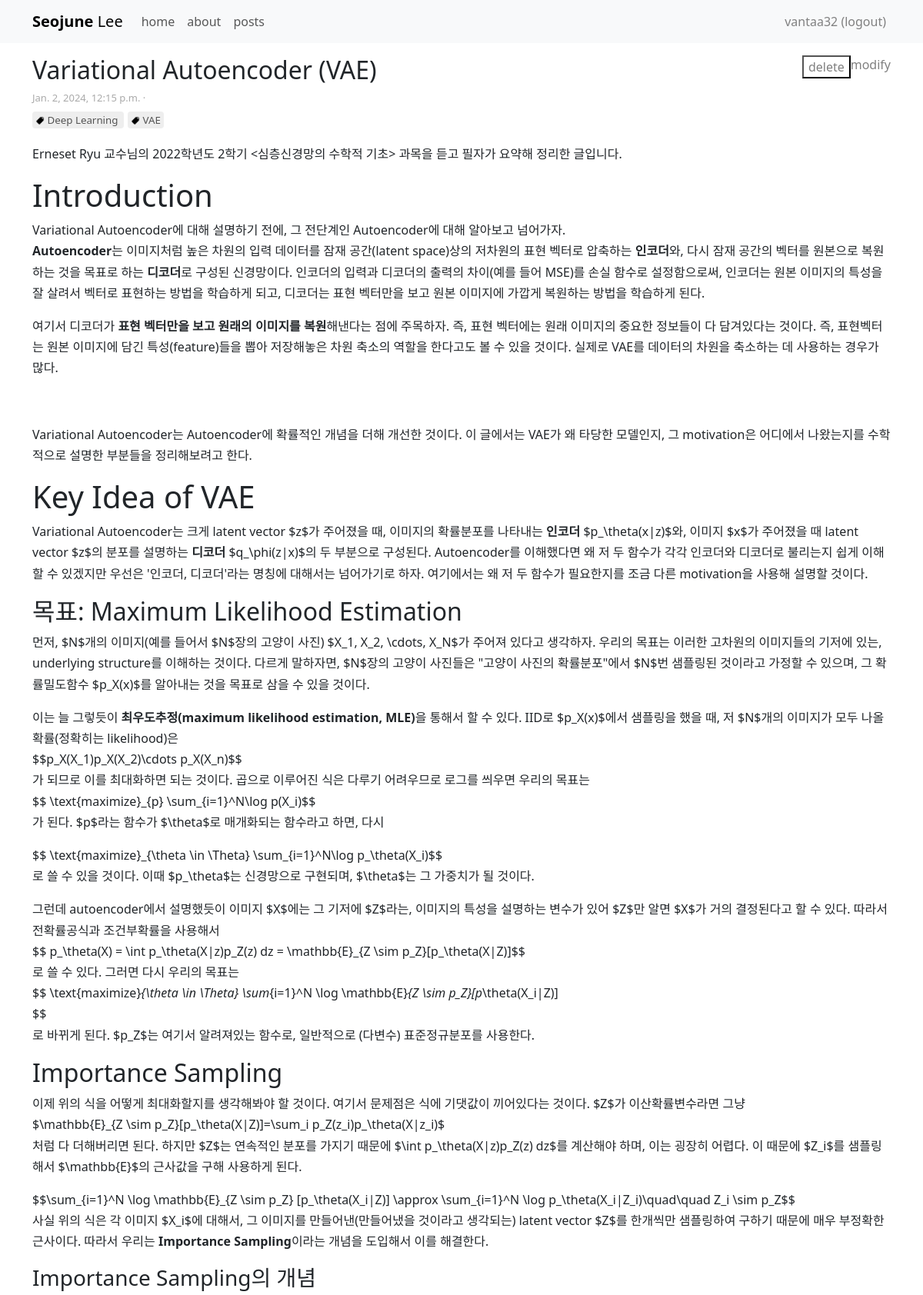
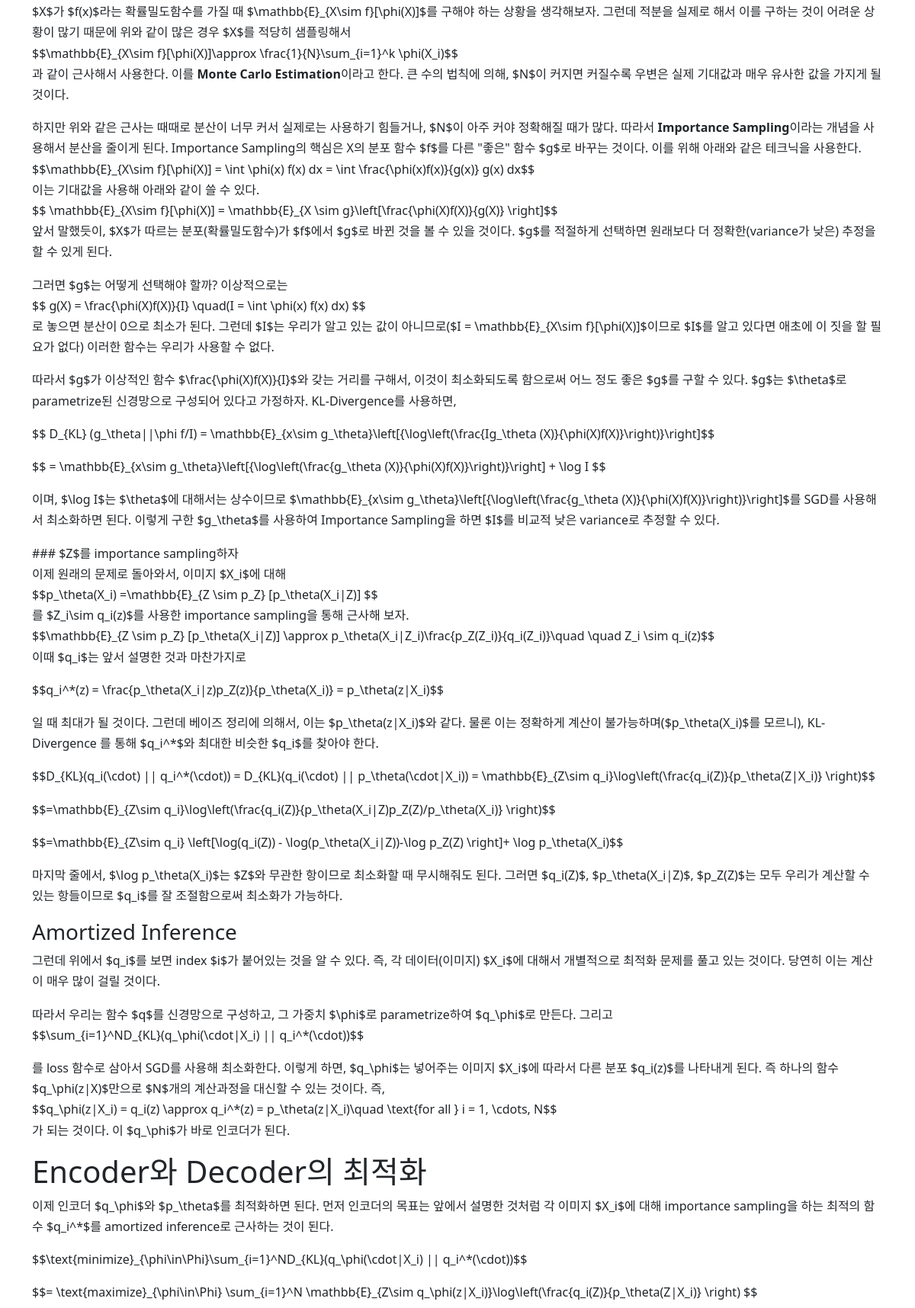
The app's page /post/variational-autoencoder-vae (signed in, upper part) with its own data (2 pictures, top to bottom).
### blogapp/models.py (models this page shows, shortened)
class Post(models.Model):
    title = models.CharField(max_length=100)
    slug = AutoSlugField(unique=True, populate_from='title', null=False)
    content = models.TextField()
    author = models.ForeignKey(settings.AUTH_USER_MODEL, on_delete=models.CASCADE, related_name="posts")
    tags = TaggableManager(blank=True)
    created_at = models.DateTimeField(auto_now_add=True)
    special_post = models.BooleanField(default=False)   # about이나 main에 들어가는 특별한 글인지 여부

### blogapp/views.py (the view)
# urls.py: path('post/<slug:slug>', PostView.as_view(), name="post"),
class PostView(DetailView):
    model = Post
    template_name = 'blogapp/post_detail.html'

### blogapp/templatetags/markdown_extras.py (called while the page is built)
@register.filter()
@stringfilter
def markdown(content):
    content = re.sub(r'\$(.*)\$', lambda match: match.group(0).replace('_', '<mathsubscript>'), content)
    html_content = md.markdown(content, extensions=[
        'markdown.extensions.fenced_code',
        'markdown.extensions.codehilite',
        'markdown.extensions.nl2br',
        ])
    html_content = html_content.replace('<mathsubscript>', '_')
    return html_content

### blogapp/templatetags/read_time.py (called while the page is built)
def read(html):
    return of_html(html)

### templates/blogapp/post_detail.html (shortened to what this page needs)
{% extends "base.html" %}
{% load markdown_extras %}
{% load read_time %}
{% load static %}
{% block content %}
<div class="container py-3 post-detail">
    <div class="post-detail-header">
        <div style="display: flex; flex-direction: row;">
            <h2>{{post.title}}</h2>
            {% if user.is_authenticated %}
            <form method="POST" action="{% url 'blog:delete_post' post.slug %}" style="margin-left: auto;">
                <button class="delete-post" type="submit">delete</button>
            </form>
            <a class="delete-post ms-0" href="{% url 'blog:modify_post' post.slug %}" >modify</a>
            {% endif %}
        </div>
        <p class="post-time">{{post.created_at}} · {{post.content | readtime}}</p>
        {% for tag in post.tags.all %}
        <a href="{% url 'blog:tagged' tag.slug %}" class="tag">
            <img src="{% static 'icons/tag.png' %}" style="height: 12px; width: 12px;">
            {{ tag }}
        </a>
        {% endfor %}
    </div>
    <div class="post-detail-content">
        {{post.content | markdown | safe}}
    </div>
</div>
<link rel="stylesheet" href="https://cdn.jsdelivr.net/npm/katex@0.12.0/dist/katex.min.css">
{% endblock %}

### templates/base.html (shortened to what this page needs)
{% load static %}
<!DOCTYPE HTML>
<html>
    <head>
        </head>
    <body>
        <nav class="navbar navbar-expand-lg navbar-light bg-light">
            <div class="container-fluid container">
              <a class="navbar-brand"><b>Seojune</b> Lee</a>
              <div class="collapse navbar-collapse" id="navbarNavDropdown">
                <ul class="navbar-nav">
                    <li class="nav-item">
                        <a class="nav-link" href='/'>home</a>
                    </li>
                    <li class="nav-item">
                        <a class="nav-link" href='/about'>about</a>
                    </li>
                    <li class="nav-item">
                        <a class="nav-link" href='/posts'>posts</a>
                    </li>
                </ul>
                <span class="nav-item ms-auto">
                    <ul class="navbar-nav">
                        <li class="nav-item">
                            {% if user.is_authenticated %}
                                <form method="post" action="{% url 'users:logout' %}">
                                    <button type="submit"
                                    style="background-color: inherit; border: none; color: gray; font-weight:normal;"
                                    > {{user.username}} (logout)</button>
                                </form>
                            {% endif %}
                        </li>
                    </ul>
                </span>
              </div>
            </div>
          </nav>
    {% block content %}
    {% endblock %}
    </body>
    <link href="https://cdn.jsdelivr.net/npm/bootstrap@5.3.2/dist/css/bootstrap.min.css" rel="stylesheet">
    <link href="{% static 'style.css' %}" rel="stylesheet">
    <link href="{% static 'code_style.css' %}" rel="stylesheet" type="text/css">
</html>

### static/style.css (style rules this page uses)
:root { --main-theme-color: #3693be; }
.tag { font-size: smaller; color: #555; text-decoration: none; padding: 2px 4px; border-radius: 4px; background-color: #EEE; margin-right: 5px; }
.post-detail-header { margin-bottom: 20px; }
.post-time { font-size: small; color: #AAA; margin-top: 0px; margin-bottom: 5px; }
.post-detail-header .tag { margin-top: 0; }
.post-detail-header .delete-post { color: gray; background-color: inherit; font-weight: normal; margin-left: auto; text-decoration: none; }
.post-detail-content p { line-height: 170%; }

### records on screen
Post: title "Variational Autoencoder (VAE)", created_at "Jan. 2, 2024, 12:15 p.m.", content "Erneset Ryu 교수님의 2022학년도 2학기 <심층신경망의 수학적 기초> 과목을 듣고 필자가 요약해 정리한 글입니다. Introduction Variational Autoencoder에 대해 설명하기 전에, 그 전단계인 Autoencoder에 대해 알아보고 넘어가자. Autoencoder 는 이미지처럼 높은 차원의 입력 데이터를 잠재 공간(latent space)상의 저차원의 표현 벡터로 압축하는 인코더 와, 다시 잠재 공간의 벡터를 원본으로 복원하는 것을 목표로 하는 디코더 로 구성된 신경망이다. 인코더의 입력과 디코더의 출력의 차이(예를 들어 MSE)를 손실 함수로 설정함으로써, 인코더는 원본 이미지의 특성을 잘 살려서 벡터로 표현하는 방법을 학습하게 되고, 디코더는 표현 벡터만을 보고 원본 이미지에 가깝게 복원하는 방법을 학습하게 된다. 여기서 디코더가 표현 벡터만을 보고 원래의 이미지를 복원 해낸다는 점에 주목하자. 즉, 표현 벡터에는 원래 이미지의 중요한 정보들이 다 담겨있다는 것이다. 즉, 표현벡터는 원본 이미지에 담긴 특성(feature)들을 뽑아 저장해놓은 차원 축소의 역할을 한다고도 볼 수 있을 것이다. 실제로 VAE를 데이터의 차원을 축소하는 데 사용하는 경우가 많다. Variational Autoencoder는 Autoencoder에 확률적인 개념을 더해 개선한 것이다. 이 글에서는 VAE가 왜 타당한…"
Tag: name "Deep Learning"
Tag: name "VAE"

### other values on screen
{{ user.username }} "vantaa32"
